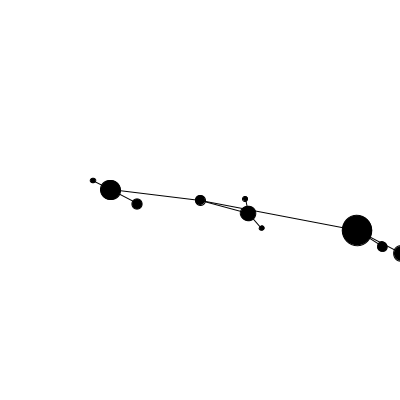
Frame 1 (no input)
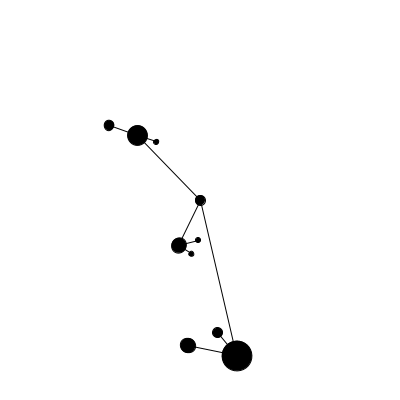
Frame 60 (the mouse pressed at the canvas centre just before this capture)
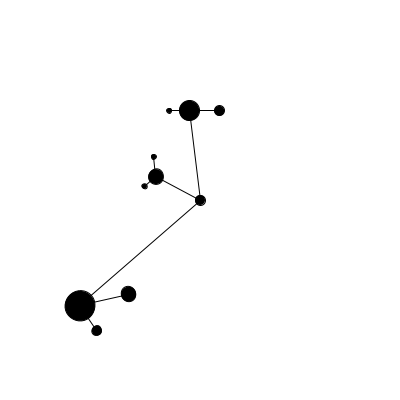
Frame 120 (the mouse held since frame 60 and released just before this capture)

The Processing sketch that drew these frames (run headless with seeded random() and noise(); from frame 60 on, the mouse is pressed at the canvas centre):

// Processing sketch: processing_60809
// ── processing_60809.pde

void setup() {
  size(400, 400);
  fill(0);
  stroke(0);
  strokeWeight(1);
  smooth();
}

void draw() {
  background(255); 
  ellipse(width/2, height/2, 10, 10);    //center
    
  pushMatrix();                          //planet 1
    translate(width/2, height/2);
    rotate(millis()*0.001*PI/2);
    line(0,0,50,0);
    translate(50, 0);
    ellipse(0, 0, 15, 15);
    pushMatrix();
      rotate(millis()*0.001*PI);
      line(0, 0, 20, 0);
      translate(20,0);
      ellipse(0, 0, 5, 5);
    popMatrix();
    pushMatrix();
      rotate(millis()*0.001*TWO_PI);
      line(0, 0, -15, 0);
      translate(-15,0);
      ellipse(0, 0, 5, 5);
    popMatrix();
  popMatrix();    

  pushMatrix();                          //planet 2
    translate(width/2, height/2);
    rotate(millis()*0.001*PI/5);
    line(0, 0, -90, 0);
    translate(-90, 0);
    ellipse(0, 0, 20, 20);
    pushMatrix();
      rotate(millis()*0.001*PI/1.5);
      line(0, 0, 30, 0);
      translate(30, 0);
      ellipse(0, 0, 10, 10);
    popMatrix();
    pushMatrix();
      rotate(millis()*0.001*PI/1.5);
      line(0, 0, -20, 0);
      translate(-20,0);
      ellipse(0, 0, 5, 5);
    popMatrix();
  popMatrix();

  pushMatrix();                          //planet 3
    translate(width/2, height/2);
    rotate(millis()*0.001*PI/3);
    line(0,0,160,0);
    translate(160, 0);
    ellipse(0, 0, 30, 30);
    pushMatrix();
      rotate(millis()*0.001*PI/1.5);
      line(0, 0, 30, 0);
      translate(30,0);
      ellipse(0, 0, 10, 10);
    popMatrix();
    pushMatrix();
      rotate(millis()*0.001*PI/2);
      line(0, 0, 50, 0);
      translate(50,0);
      ellipse(0, 0, 15, 15);
    popMatrix();
  popMatrix();
}
   
